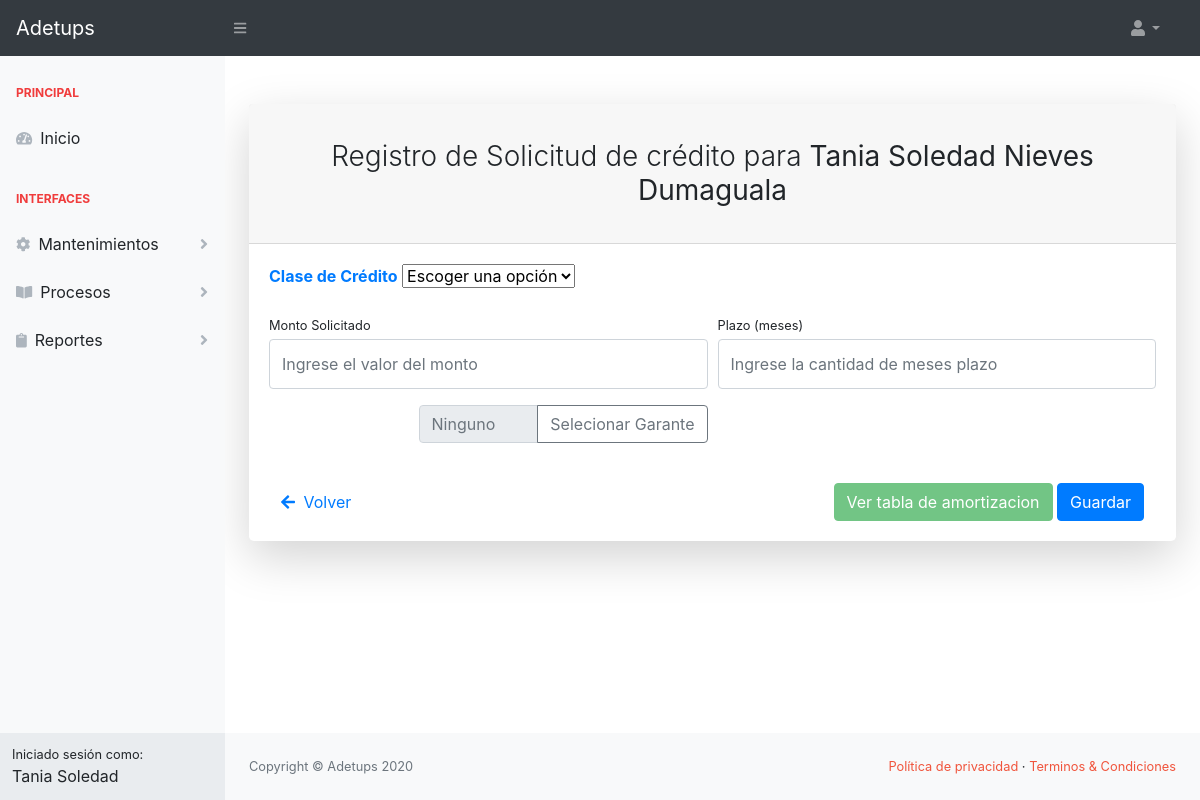
/asistente/solicitudcreditocreate/33/ (signed in), run on the app's committed database.
### sistema/models.py (models this page shows, shortened)
class Usuario(AbstractBaseUser, PermissionsMixin):
    foto = models.ImageField(upload_to='img_perfil', null=True, blank=True, default='img_perfil/default-avatar.jpg')
    nombres = models.CharField(max_length=50, null=True, blank=True)
    date_joined = models.DateTimeField(default=timezone.now, null=True, blank=True)
    apellidos = models.CharField(max_length=50, null=True, blank=True)
    username = models.CharField(max_length=50, null=True, blank=True, unique=True)
    email = models.EmailField(unique=True, null=True, blank=True)
    fecha_nacimiento = models.DateField(null=True, blank=True)
    is_active = models.BooleanField(default=True, null=True, blank=True)
    is_staff = models.BooleanField(default=False, null=True, blank=True)
    tipo = models.CharField(max_length=20, null=True, blank=True)
    USERNAME_FIELD = 'username'
    objects = PersonalizadoBaseUserManager()

class Socio(models.Model):
    usuario = models.ForeignKey(Usuario, on_delete=models.CASCADE)
    direccion = models.CharField(max_length=80, null=True, blank=True)  # Field name made lowercase.
    telefono = models.CharField(max_length=15, null=True, blank=True)  # Field name made lowercase.
    celular = models.CharField(max_length=10, null=True, blank=True)  # Field name made lowercase.
    cargo = models.CharField(max_length=20, null=True, blank=True)  # Field name made lowercase.
    area = models.CharField(max_length=20, null=True, blank=True)  # Field name made lowercase.
    fecha_ingreso = models.DateField(blank=True, null=True)  # Field name made lowercase.
    is_garante = models.BooleanField(default=False, null=True, blank=True)
    rubros = models.ManyToManyField(RubroSocio, blank=True, null=True)

### asistente/views.py (the view, shortened to what this page needs)
# urls.py: re_path('solicitudcreditocreate/(?P<usuario_id>\d+)/$', SolicitudCreditoCreate.as_view(),
class SolicitudCreditoCreate(LoginRequiredMixin, CreateView):
    model = SolicitudCredito
    form_class = SolicitudCreditoForm
    template_name = 'asistente/solicitudcredito_form.html'
    success_url = reverse_lazy('asistente:home')
    def get(self, request, *args, **kwargs):
        socio = Socio.objects.get(usuario_id=self.request.user.id)
        if self.kwargs['usuario_id']:
            socio = Socio.objects.get(usuario_id=self.kwargs['usuario_id'])
        if Credito.objects.filter(socio=socio).exists():
            messages.error(request, 'El socio ya tiene un prestamo activo y no puede solicitar otro')
        return super().get(request, *args, **kwargs)
    def get_context_data(self, **kwargs):
        context = super().get_context_data(**kwargs)
        clasecreditos = ClaseCredito.objects.all()
        garantes = Socio.objects.filter(is_garante=False)
        context["clasecreditos"] = clasecreditos
        socio_usuario = Socio.objects.get(usuario_id=self.kwargs['usuario_id'])
        context["socio"] = socio_usuario
        context["garantes"] = garantes
        return context

### asistente/forms.py (shortened to what this page needs)
class SolicitudCreditoForm(forms.ModelForm):
    class Meta:
        model = SolicitudCredito
        fields = ['clasecredito', 'garante', 'monto', 'plazo']

### asistente/templates/asistente/solicitudcredito_form.html (shortened to what this page needs)
{% extends 'asistente/index.html' %}
{% block content %}
    <div class="card shadow-lg border-0 rounded-lg mt-5">
        <div class="card-header"><h3 class="text-center font-weight-light my-4">Registro de Solicitud
            de crédito para <strong>{{ socio.usuario.nombres|title }} {{ socio.usuario.apellidos|title }}</strong></h3>
        </div>
        <div class="card-body">
            <form method="post">
                <div class="form-group">
                    <label class="text-md-center font-weight-bold text-primary" for="clasecreditoId">Clase de
                        Crédito</label>
                    <select class="selectpicker" name="clasecredito" id="clasecreditoId" onchange="enviarParametros()"
                            required>
                        <option value="" disabled selected>Escoger una opción</option>
                    </select>
                </div>
                <div class="form-row">
                    <div class="col-md-6">
                        <div class="form-group">
                            <label class="small mb-1" for="montoId">Monto Solicitado <strong id="montoRangoId"></strong></label>
                            <input class="form-control py-4" id="montoId" name="monto" type="number"
                                   placeholder="Ingrese el valor del monto" value="{{ solicitudcredito.monto }}"
                                   onkeypress="return soloNumeros(event)" required/>
                        </div>
                    </div>
                    <div class="col-md-6">
                        <div class="form-group">
                            <label class="small mb-1" for="plazoId">Plazo (meses)</label>
                            <input class="form-control py-4" id="plazoId" name="plazo" type="number"
                                   placeholder="Ingrese la cantidad de meses plazo" value="{{ solicitudcredito.plazo }}"
                                   onkeypress="return soloNumeros(event)" maxlength="3" minlength="1" required/>
                        </div>
                    </div>
                </div>
                <div class="form-row justify-content-center">
                    <div class="col-4">
                        <div class="form-group">
                            <div class="input-group mb-3">
                                <input type="text" class="form-control" placeholder="Ninguno"
                                       id="garanteId" name="garante"
                                       required readonly/>
                                <div class="input-group-append">
                                    <button type="button" class="btn btn-outline-secondary" data-toggle="modal"
                                            data-target="#modalGarante">Selecionar Garante
                                    </button>
                                </div>
                            </div>
                        </div>
                    </div>
                    <div class="col-4">
                    </div>
                </div>
                <div class="form-group d-flex align-items-center justify-content-between mt-4 mb-0">
                    <div class="col-md-6">
                        <a href="{% url 'asistente:home' %}">
                            Volver
                        </a>
                    </div>
                    <div class="col-md-6 text-right">
                        <button type="button" class="btn btn-success" data-toggle="modal"
                                data-target="#modalTablaAmortizacion" onclick="calcular()" id="buttonAmortizacion"
                                disabled>Ver tabla de amortizacion
                        </button>
                        <button type="submit" class="btn btn-primary">Guardar</button>
                    </div>
                </div>
            </form>
        </div>
    </div>
{% endblock %}

### sistema/templates/sistema/base.html (shortened to what this page needs)
{% load static %}
<!DOCTYPE html>
<html lang="en">
<head>
    {% block css %}
        <link href="{% static 'css/styles.css' %}" rel="stylesheet"/>
        <link href="https://cdn.datatables.net/1.10.20/css/dataTables.bootstrap4.min.css" rel="stylesheet"
/>
        <link rel="stylesheet"
              href="https://cdn.jsdelivr.net/npm/bootstrap-select@1.13.14/dist/css/bootstrap-select.min.css">
        <link href="{% static 'css/datepicker.css' %}" rel="stylesheet">
        <link rel="stylesheet" href="https://cdn.datatables.net/buttons/1.6.5/css/buttons.dataTables.min.css">
    {% endblock %}
</head>
<body class="sb-nav-fixed">
<nav class="sb-topnav navbar navbar-expand navbar-dark bg-dark">
    <a class="navbar-brand">Adetups</a>
    <button class="btn btn-link btn-sm order-1 order-lg-0" id="sidebarToggle" href="#"><i class="fas fa-bars"></i>
    </button>
    <ul class="navbar-nav d-none d-md-inline-block form-inline ml-auto mr-0 mr-md-3 my-2 my-md-0">
        <li class="nav-item dropdown">
            <a class="nav-link dropdown-toggle" id="userDropdown" href="#" role="button" data-toggle="dropdown"
               aria-haspopup="true" aria-expanded="false"><i class="fas fa-user fa-fw"></i></a>
        </li>
    </ul>
</nav>
<div id="layoutSidenav">
    <div id="layoutSidenav_nav">
        <nav class="sb-sidenav accordion sb-sidenav-light" id="sidenavAccordion">
            <div class="sb-sidenav-menu">
                <div class="nav">
                    {% block navbar %}
                    {% endblock %}
                </div>
            </div>
            <div class="sb-sidenav-footer">
                <div class="small">Iniciado sesión como:</div>
                {{ request.user.nombres }}
            </div>
        </nav>
    </div>
    <div id="layoutSidenav_content">
        <main>
            <div class="container-fluid">
                {% block content %}
                {% endblock %}
            </div>
        </main>
        <footer class="py-4 bg-light mt-auto">
            <div class="container-fluid">
                <div class="d-flex align-items-center justify-content-between small">
                    <div class="text-muted">Copyright &copy; Adetups 2020</div>
                    <div>
                        <a href="#" class="text-adetups">Política de privacidad</a>
                        &middot;
                        <a href="#" class="text-adetups">Terminos &amp; Condiciones</a>
                    </div>
                </div>
            </div>
        </footer>
    </div>
</div>
</body>
</html>

### data on the page
Usuario: user.nombres "Tania Soledad"
Socio: usuario.nombres "Tania Soledad", usuario.apellidos "Nieves Dumaguala"
